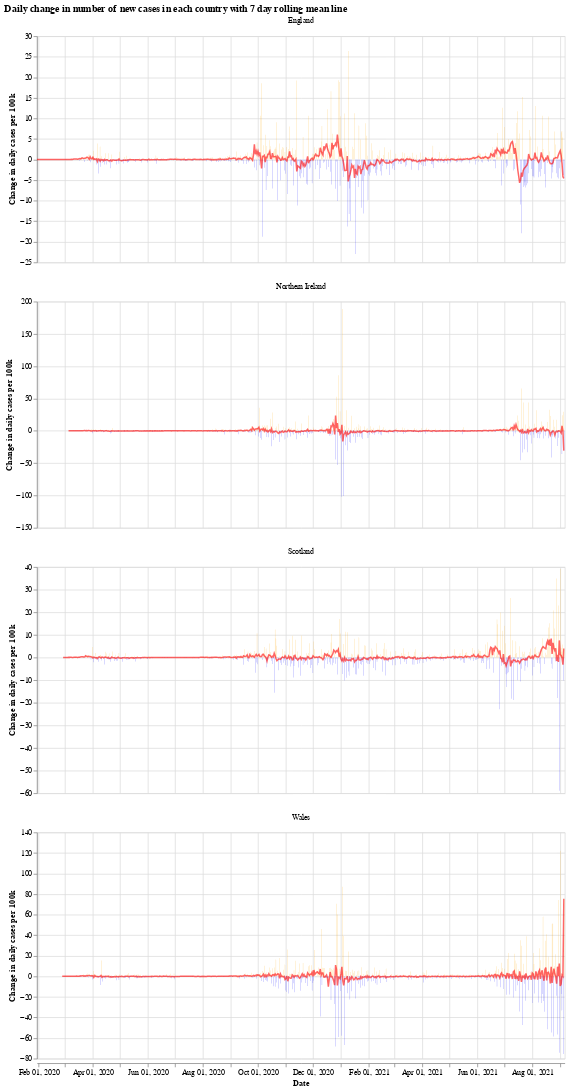

Notebook source saved alongside this figure:
### Markdown cell above
We will use the Python library `Altair` for visualising the data, see the [altair docs](https://altair-viz.github.io/) for more information.

First we have a graph which shows the daily change in the number of new cases for each country. This number jumps up and down all over the place, which is likely due to delay in reporting of new cases over the weekend. Another interesting thing is that it looks like the daily cases in Wales experienced a much shorter period of calm over the summer (calm in the sense of daily cases not jumping up and down).

The orange bars are days when the number of new cases (per 100k population) was more than the previous day, while the blue are days when the number of new cases dropped. The red line is the 7 day moving average. 

When the moving average line is below 0, it means that there is a consistent drop in new cases. We can see this clearly happening around the times that lockdowns were introduced (though, to varying degrees). I will update the graphs soon with a marker of when each lockdown started.

### Code cell
# collapse
import altair as alt

bars = alt.Chart(uk_cases).mark_bar().encode(
    x=alt.X("yearmonthdate(date):T", axis=alt.Axis(title='Date')),
    y=alt.Y("casesChangeRate:Q", axis=alt.Axis(title='Change in daily cases per 100k')),
    tooltip='casesChange',
    color=alt.condition(
        alt.datum.casesChangeRate > 0,
        alt.value("orange"),  # The positive color
        alt.value("blue")  # The negative color
    )
).properties(title='Daily change in number of new cases with 7 day rolling mean',width=700).interactive()

line = alt.Chart(uk_cases).mark_line(
    color='red',
    size=2,
    opacity=0.6
).transform_window(
    rolling_mean='mean(casesChangeRate)',
    frame=[0, 7],
    groupby=['areaName']
).encode(
    x='yearmonthdate(date):T',
    y='rolling_mean:Q'
)

alt.layer(bars, line, data=uk_cases).facet(alt.Column(
    'areaName', title=''), columns=1).resolve_scale(y='independent').properties(title='Daily change in number of new cases in each country with 7 day rolling mean line')

### Figure 1 — Vega-Lite specification as saved in the notebook (floating-point values rounded to 4 significant figures; data arrays with more than 128 entries replaced by an {"elided": "..."} marker saying what was removed)
{"config": {"view": {"continuousWidth": 400, "continuousHeight": 300}}, "data": {"name": "data-24f5f5e9d344e3c0a919cfa35fbf4e6d"}, "facet": {"type": "nominal", "field": "areaName", "title": ""}, "spec": {"layer": [{"mark": "bar", "encoding": {"color": {"condition": {"value": "orange", "test": "(datum.casesChangeRate > 0)"}, "value": "blue"}, "tooltip": {"type": "quantitative", "field": "casesChange"}, "x": {"type": "temporal", "axis": {"title": "Date"}, "field": "date", "timeUnit": "yearmonthdate"}, "y": {"type": "quantitative", "axis": {"title": "Change in daily cases per 100k"}, "field": "casesChangeRate"}}, "selection": {"selector001": {"type": "interval", "bind": "scales", "encodings": ["x", "y"]}}, "title": "Daily change in number of new cases with 7 day rolling mean", "width": 700}, {"mark": {"type": "line", "color": "red", "opacity": 0.6, "size": 2}, "encoding": {"x": {"type": "temporal", "field": "date", "timeUnit": "yearmonthdate"}, "y": {"type": "quantitative", "field": "rolling_mean"}}, "transform": [{"window": [{"op": "mean", "field": "casesChangeRate", "as": "rolling_mean"}], "frame": [0, 7], "groupby": ["areaName"]}]}]}, "columns": 1, "resolve": {"scale": {"y": "independent"}}, "title": "Daily change in number of new cases in each country with 7 day rolling mean line", "$schema": "https://vega.github.io/schema/vega-lite/v4.8.1.json", "datasets": {"data-24f5f5e9d344e3c0a919cfa35fbf4e6d": {"elided": "2248 records"}}}
